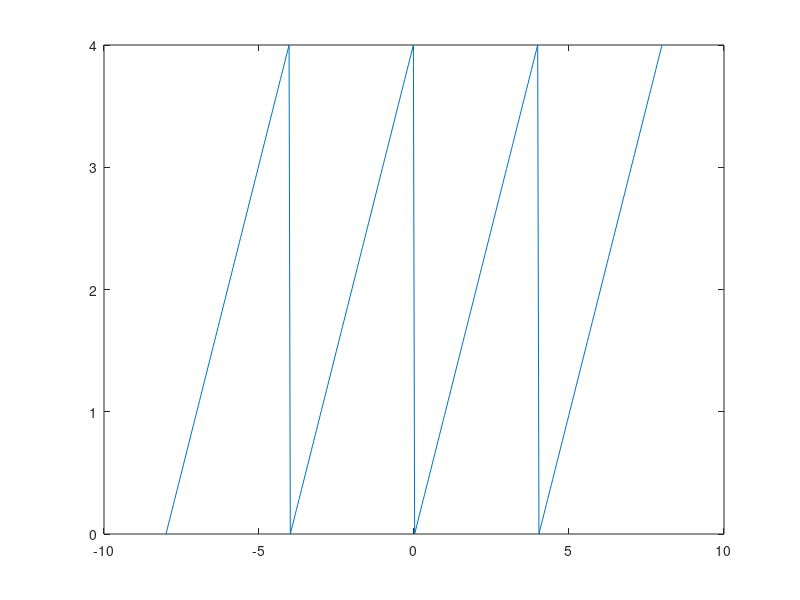

MATLAB code for this plot:
x = linspace(0,4,100);
f = @(x) x;
y = f(x);
I = [-8,8];
y1 = repmat(f(x),1,diff(I)/4);
x1 = linspace(-8,8,length(y1));
plot(x1,y1)
